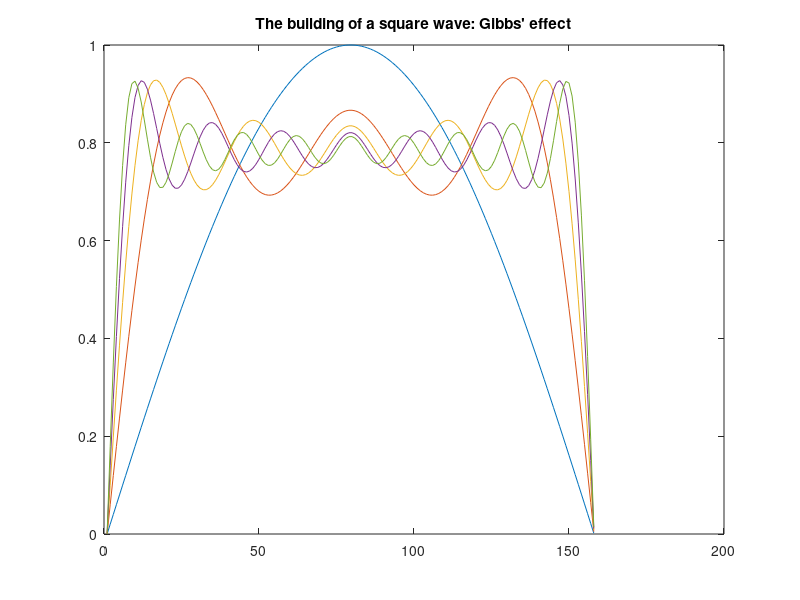

This chart was generated by the following MATLAB code:
%%Script for square wave, using only sin waves

t = 0:.02:3.14;
y = zeros(10,length(t));
x = zeros(size(t));
for k = 1:2:19
   x = x + sin(k*t)/k;
   y((k+1)/2,:) = x;
end
plot(y(1:2:9,:)')
title('The building of a square wave: Gibbs'' effect')